Frame 1 (no input): blank canvas, image omitted
Frame 60 (the mouse pressed at the canvas centre just before this capture): blank canvas, image omitted
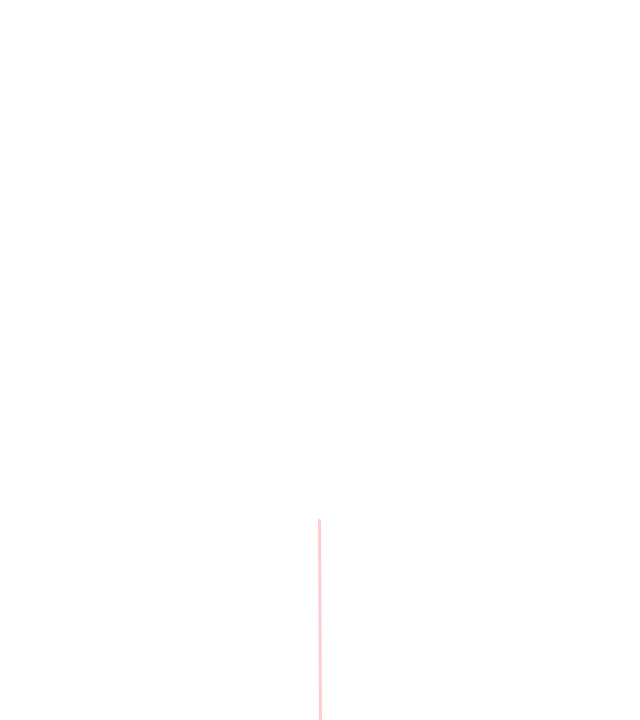
Frame 120 (the mouse held since frame 60 and released just before this capture)

The Processing sketch whose frames 1 and 60 were blank and that drew this single picture after the mouse press (run headless with seeded random() and noise(); from frame 60 on, the mouse is pressed at the canvas centre):

// Processing sketch: processing_135267
// ── processing_135267.pde

float x,y;
float angle = 0;
float laserLength = 200;

void setup() {
  size(640,720);
  strokeWeight(3);
  stroke(255,0,0,50);
  
  x = width * 0.5;
  y = height;
}

void draw() {
  background(255);
  
  angle = (mouseX/float(width) - 1) * PI;
  
  pushMatrix();
  laser(x, y, angle);
  popMatrix();
  
  if(keyPressed){
    if(key == '1'){
      laserLength = 100;
    }
    if(key == '2'){
      laserLength = 200;
    }
    if(key == '3'){
      laserLength = 300;
    }
    if(key == '4'){
      laserLength = 400;
    }
    if(key == '5'){
      laserLength = 500;
    }
    if(key == '6'){
      laserLength = 600;
    }
    if(key == '7'){
      laserLength = 700;
    }
    if(key == '8'){
      laserLength = 800;
    }
    if(key == '9'){
      laserLength = 900;
    }
  }
  if(keyPressed && (key == CODED)){
    if(keyCode == LEFT){
      x--;
    }
    if(keyCode == RIGHT){
      x++;
    }
  }
}

void laser(float x, float y, float a) {
  translate(x, y);
  rotate(a);
  line(0, 0, laserLength, 0);
}
